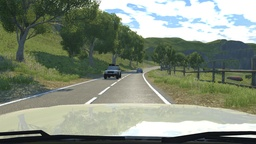
#> input picture dashcam_view_1.jpg, 256 x 144 px, shrunk from 1920 x 1080 before the run, found by its file name
$ python 170214B.py
#> lines starting #> are read from the running program, lines starting #| are printed output that depends on the picture; after the words box and inside, x2 and y2 are one past the last pixel; in counts of white or black regions, pixels touching at a corner belong together

import cv2
import sys
import math
import numpy as np


# [7 lines left out: function wrap, not called in this run]

def bilinearInterpolation(img, h, w): #img - image, h, w - expected height and width

    print("Scaling...")

    scaledImg = np.empty([h, w])

    initial_h = img.shape[0]
    initial_w = img.shape[1]

    xratio = float(initial_w - 1)/(w - 1)
    yratio = float(initial_h - 1)/(h - 1)

    for i in range(h):
        for j in range(w):
            xl = math.floor(xratio*j)
            yl = math.floor(yratio*i)
            xh = math.ceil(xratio*j)
            yh = math.ceil(yratio*i)

            wx = (xratio * j) - xl
            wy = (yratio * i) - yl

            a,b,c,d = img[yl][xl],img[yl][xh],img[yh][xl],img[yh][xh]

            x = a*(1-wx) + b*wx
            y = c*(1-wx) + d*wx

            zpixel = (x*(1-wy)) + (y*wy)

            scaledImg[i][j] = zpixel/255.0

    print("Scaling - done!")
    return scaledImg

def normalization(img): #normalizing

    normalizedImg = np.empty([len(img), len(img[0])]) #initializing matrix to store normalized image

    print("Normalizing...")
    flatten= []
    for i in img:
        for j in i:
            flatten.append(j)
    mean = sum(flatten)/len(flatten)

    denominator = max(flatten)-min(flatten)

    for a in range(len(img)):
        for b in range(len(img[0])):
            normalizedImg[a][b] = (img[a][b]-mean)/denominator   #normalize individual pixels

    #shifting the normalized image

    shiftedImg = np.empty([len(img), len(img[0])])

    normalized_flatten= []
    for i in normalizedImg:
        for j in i:
            normalized_flatten.append(j)
    min_normalized = min(normalized_flatten)
    for x in range(len(img)):
        for y in range(len(img[0])):
            shiftedImg[x][y] = normalizedImg[x][y] - min_normalized

    #contrast streching
    print("Contrast streching...")

    contrastStrechedImg = np.empty([len(img), len(img[0])])

    shifted_flatten = []
    for i in shiftedImg:
        for j in i:
            shifted_flatten.append(j)
    max_shifted = max(shifted_flatten)
    for u in range(len(img)):
        for v in range(len(img[0])):
            contrastStrechedImg[u][v] = (shiftedImg[u][v] /  max_shifted )

    print("Intensity normalized!")
    return contrastStrechedImg

def linearFilter(mask, img):

    print("applying linear filter...")

    offset = len(mask)//2

    filteredImage = []

    for i in range(offset, len(img)-offset):
        filteredRow = []
        for j in range(offset, len(img[0])-offset):
            val = 0
            for x in range(len(mask)):
                for y in range(len(mask)):
                    xn = i + x - offset
                    yn = j + y - offset
                    val += (img[xn][yn] * mask[x][y])
            filteredRow.append(val)
        filteredImage.append(filteredRow)
    print("linear filter applied!")
    return filteredImage

def np_wrap(img):  # wrap around the edge pixels
    print("wrapping edge pixels...")
    np.insert(img, 0, img[-1])
    np.append(img, img[1])

    for a in range (len(img)-2):
        np.insert(img, 0, img[a][-1])
        np.append(img, img[a][1])
    return(img)

def nonLinearFilter(img, mask):
    print("applying non linear filter...")

    offset = len(mask)//2
    filteredImg = []

    #img = np_wrap(img)

    for i in range(offset, len(img)-offset):
        filteredRow = []
        for j in range(offset, len(img[0])-offset):
            val = 0
            valarr = []
            for x in range(len(mask)):
                for y in range(len(mask)):
                    xn = i+x-offset
                    yn = j+y-offset
                    val = img[xn][yn]
                    valarr.append(val)
            valarr.sort()
            filteredRow.append(valarr[(len(valarr)-1)//2])
        filteredImg.append(filteredRow)
    print("non linear filter applied!")
    return filteredImg

def getGaussianKernel(sigma, size): # generate the gaussian kernel
    kernel = [[0.0]*size for i in range(size)]

    h = size//2
    w = size//2

    for x in range(-h, h+1):
        for y in range(-w, w+1):
            normal = 1 / (2.0 * math.pi * sigma**2)
            hx = math.exp(-(x ** 2 + y ** 2) / (2 * sigma ** 2))

            kernel[x+h][y+w] = hx*normal

    return kernel

def applyFilter(img, mask): #apply filter, mask to img
    offset = len(mask)//2
    outputImg = []

    for i in range(offset, len(img)-offset):
        outputRow = []
        for j in range(offset, len(img[0])-offset):
            val = 0
            for x in range(len(mask)):
                for y in range(len(mask)):
                    xn = i+x-offset
                    yn = j+y-offset
                    val += (img[xn][yn] * mask[x][y])
            outputRow.append(val)
        outputImg.append(outputRow)
    return outputImg

#apply sobel filters
def sobel(img):
    sobelX = [[-1,0,1],[-2,0,2],[-1,0,1]]
    sobelY = [[1,2,1],[0,0,0],[-1,-2,-1]]

    #wrapedgradientEstimationX = wrap(img)
    gradientEstimationX = applyFilter(img, sobelX)

    #wrapedgradientEstimationY = wrap(gradientEstimationX)
    gradientEstimationY = applyFilter(img, sobelY)

    #print(len(gradientEstimationX), len(gradientEstimationX[0]), len(gradientEstimationY), len(gradientEstimationY[0]))

    gradArray = []
    epsilon = 0.00000000001

    angleMatrixRow = [0] * len(gradientEstimationY[0])
    angleMatrix = []
    for i in range(len(gradientEstimationY)):
        angleMatrix.append(angleMatrixRow)

    #generate matrices
    for i in range(len(gradientEstimationX)):
        gradRow = []
        angleRow = []
        for j in range(len(gradientEstimationX[i])):

            grad = math.sqrt(gradientEstimationX[i][j]**2 + gradientEstimationY[i][j]**2)
            theta = math.degrees(math.atan((gradientEstimationY[i][j]*1.0)/(gradientEstimationX[i][j]+epsilon)))

            gradRow.append(grad)
            angleRow.append(theta)

        gradArray.append(gradRow)
        angleMatrix.append(angleRow)

    return gradArray, angleMatrix

def nonMaxSuppression(img, angles): #non maxima suppression
  M, N = img.shape
  suppressedImg = np.zeros((M,N))
  for i in range(1,M-1):
      for j in range(1, N - 1):
          if (0 <= angles[i, j] < 22.5) or (157.5 <= angles[i, j] <= 180):
              val = max(img[i, j+1], img[i, j-1])
          elif (22.5 <= angles[i, j] < 67.5):
              val = max(img[i+1, j-1], img[i-1, j+1])
          elif (67.5 <= angles[i, j] < 112.5):
              val = max(img[i+1, j], img[i-1, j])
          elif (112.5 <= angles[i,j] < 157.5):
              val = max(img[i-1, j-1], img[i+1, j+1])

          if img[i, j] >= val:
            suppressedImg[i, j] = img[i, j]
          else:
            suppressedImg[i, j] = 0

  return suppressedImg

def cannyEdgeDetection(img):
    print("Applying canny edge detection...")

    #Filter noise using gaussian filtering
    kernel = getGaussianKernel(1.4,5) #getting the gaussian kernel, parametes - (sigma, size)

    image_height = len(img)
    image_width = len(img[0])

    gaussianNoiseFiltered = applyFilter(img, kernel)

    wrapped_gaussianNoiseFiltered = np_wrap(gaussianNoiseFiltered)
    gradient, theta = sobel(wrapped_gaussianNoiseFiltered)

    maximum_gradient = 0
    for i in gradient:
        if(max(i)>=maximum_gradient):
            maximum_gradient = max(i)

    lowerThreshold = maximum_gradient * 0.025
    upperThreshold = maximum_gradient * 0.5

    nonmaxsupImg = nonMaxSuppression(np.array(gradient), np.array(theta))

    #apply double threshold

    ids =  [[0.0]*image_width]*image_height

    for i in range(image_width):
        for j in range(image_height):
            try:
                z = nonmaxsupImg[j][i]
                if z < lowerThreshold:  #ignore
                    nonmaxsupImg[j][i]= 0
                elif upperThreshold > z >= lowerThreshold:  #weak pixel
                    ids[j][i]= 1
                else:   #strong pixel
                    ids[j][i]= 2
            except IndexError:
                pass

    print("Canny edge detection - done!")
    return nonmaxsupImg

#Hough transform

def houghTransform(img):
    print("Applying hough transform...")
    imageheight = len(img)
    imagewidth = len(img[0])

    diagonal = math.ceil(math.sqrt(imageheight**2+imagewidth**2))

    thetarange =(0, 90)
    rhorange = (-diagonal,diagonal)

    thetaVals1 = [i for i in range(120,150)]
    thetaVals2 = [i for i in range(30,60)]

    thetaVals = thetaVals1 + thetaVals2

    houghspace = [[0]*(thetarange[1]-thetarange[0])]*(rhorange[1]-rhorange[0])

    for i in range(imageheight):
        for j in range(imagewidth):
            pixelVal = img[i][j]
            if(pixelVal!=0):
                for theta in thetaVals:
                    rhoVal = round(j*math.cos(math.radians(theta)) + i*math.sin(math.radians(theta)))
                    houghspace[rhoVal][theta] += 1  #increase hits

    hits = []

    for row in range(len(houghspace)):
        for i in  range(len(houghspace[row])):
            hits.append((row,i,houghspace[row][i]))

    thresh = 70
    maxHoughSpace = list(filter(lambda x: x[2]>=thresh, hits))  #if number of hits are greater than the threshold
    output = [[0]*imagewidth for i in range(imageheight)]

    for i in range(imageheight):
        for j in range(imagewidth):
            print(i,j)
            pixel = img[i][j]
            if(pixel!=0):
                for k in maxHoughSpace:
                    rho = round(j*math.cos(math.radians(k[1])) + i*math.sin(math.radians(k[1])))
                    if(rho == k[0]):
                        output[i][j] = 255

    print("Hough transform applied!")
    return output

#mark the lane in red - not functioning properly but attempted
# [37 lines left out: functions drawRedLine, regionGrow, not called in this run]

#main function
def main_170214B():
    filename = "dashcam_view_1" + ".JPG"   #enter image name here
    #filename = "low" + ".JPG"

    img = cv2.imread(filename, 0)   # image will process after converting it to grey scale
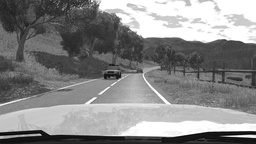
#> img: shape (144, 256); min 1, max 255, mean 134.7

    if(img is None):
        print("Invalid image name")
        sys.exit()

    cv2.imshow("170214B - input image - img", img)
    cv2.waitKey(0)

    #apply bilinear interpolation
    img_h = img.shape[0]
#> img_h = 144
    img_w = img.shape[1]
#> img_w = 256
    scaled_image = bilinearInterpolation(img, int(img_h*0.8), int(img_w*0.8))
#> after the loop in bilinearInterpolation, `for i in range(h):`:
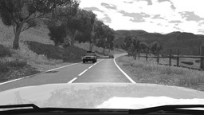
#> scaledImg: shape (115, 204) float64; min 0.0234, max 1, mean 0.528
    np_scaledImage = np.array(scaled_image)
    cv2.imshow("170214B - scaled image - scaled_image", np_scaledImage)
    cv2.waitKey(0)
    #cv2.imwrite("scaled image.jpg", np_scaledImage)

    #normalizing intensity
    normalized = normalization(scaled_image)
#> in normalization, `normalizedImg = np.empty([len(img), len(img[0])])`:
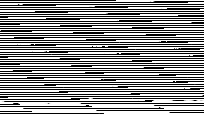
#> normalizedImg: shape (115, 204) float64; 44.66% of the values are NaN or infinite; the others: min -1.8e+308, max -6.92e+303, mean -inf; drawn with min black, max white, NaN and infinite black
#> the loop in normalization, `for i in img:` made 115 passes
#> after the loop in normalization, `for i in img:`: flatten = 23460 items
#> in normalization, `mean = sum(flatten)/len(flatten)`: mean = 0.528
#> in normalization, `denominator = max(flatten)-min(flatten)`: denominator = 0.977
#> the loop in normalization, `for a in range(len(img)):` made 115 passes
#> the loop in normalization, `for i in normalizedImg:` made 115 passes
#> after the loop in normalization, `for i in normalizedImg:`: normalized_flatten = 23460 items
#> in normalization, `min_normalized = min(normalized_flatten)`: min_normalized = -0.517
#> the loop in normalization, `for x in range(len(img)):` made 115 passes
#> the loop in normalization, `for i in shiftedImg:` made 115 passes
#> after the loop in normalization, `for i in shiftedImg:`: shifted_flatten = 23460 items
#> in normalization, `max_shifted = max(shifted_flatten)`: max_shifted = 1
#> the loop in normalization, `for u in range(len(img)):` made 115 passes
    np_normalizedImage = np.array(normalized)
    cv2.imshow("170214B - normalized image - intensity_normalized", np_normalizedImage)
    cv2.waitKey(0)

    #non linear filter (median) - because there are irregularities in the white lines on the road (salt and pepper noise), the median filter is applied to remove salt and pepper noise
    median_mask = [[1,1,1,1,1],[1,1,1,1,1],[1,1,1,1,1],[1,1,1,1,1],[1,1,1,1,1]] #size 5
    #median_mask = [[1,1,1],[1,1,1],[1,1,1]] #size 3
    wrapped_normalized = np_wrap(normalized)
#> the loop in np_wrap, `for a in range (len(img)-2):` made 113 passes
    nonlinear_filter_applied_image = nonLinearFilter(wrapped_normalized, median_mask)
#> the loop in nonLinearFilter, `for i in range(offset, len(img)-offset):` made 111 passes
#> after the loop in nonLinearFilter, `for i in range(offset, len(img)-offset):`: filteredImg = 111 items
#> nonlinear_filter_applied_image = 111 items
    np_nonlinear_filter_applied = np.array(nonlinear_filter_applied_image)
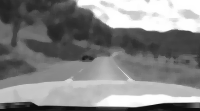
#> np_nonlinear_filter_applied: shape (111, 200) float64; min 0.048, max 1, mean 0.52
    cv2.imshow("170214B - non linear filter applied image - nonlinear_filter_applied_image", np_nonlinear_filter_applied)
    cv2.waitKey(0)
    #cv2.imwrite("non linear filter applied image.jpg", np_nonlinear_filter_applied)

    #applying a linear filter (gaussian filter)
    #gaussian_mask = [[0.0625, 0.125, 0.0625],[0.125, 0.25, 0.125],[0.0625, 0.125, 0.0625]]  #3*3 gaussian kernel
    gaussian_mask = getGaussianKernel(1.5, 3)
    #linear_filter_applied = linearFilter(gaussian_mask, scaled_image)
    wrapped_nonlinear_filter_applied_image = np_wrap(nonlinear_filter_applied_image)
#> the loop in np_wrap (call 2), `for a in range (len(img)-2):` made 109 passes
#> wrapped_nonlinear_filter_applied_image = 111 items
    linear_filter_applied = linearFilter(gaussian_mask, wrapped_nonlinear_filter_applied_image)
#> the loop in linearFilter, `for i in range(offset, len(img)-offset):` made 109 passes
#> after the loop in linearFilter, `for i in range(offset, len(img)-offset):`: filteredImage = 109 items
#> linear_filter_applied = 109 items
    np_linear_filter_applied = np.array(linear_filter_applied)
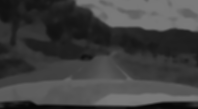
#> np_linear_filter_applied: shape (109, 198) float64; min 0.024, max 0.479, mean 0.25
    cv2.imshow("170214B - linear filter applied image - linear_filter_applied", np_linear_filter_applied)
    cv2.waitKey(0)
    #cv2.imwrite("linear filter applied image.jpg", np_linear_filter_applied)

    wrapped_linear_filter_applied = np_wrap(linear_filter_applied)
#> wrapped_linear_filter_applied = 109 items
    cannyEdgeDetectionAdded_img = cannyEdgeDetection(wrapped_linear_filter_applied)   #apply canny edge detection
#> in cannyEdgeDetection, `image_height = len(img)`: image_height = 109
#> in cannyEdgeDetection, `image_width = len(img[0])`: image_width = 198
#> the loop in applyFilter, `for i in range(offset, len(img)-offset):` made 105 passes
#> after the loop in applyFilter, `for i in range(offset, len(img)-offset):`: outputImg = 105 items
#> the loop in applyFilter (call 2), `for i in range(offset, len(img)-offset):` made 103 passes
#> in sobel, `gradientEstimationX = applyFilter(img, sobelX)`: gradientEstimationX = 103 items
#> in sobel, `angleMatrixRow = [0] * len(gradientEstimationY[0])`: angleMatrixRow = 192 values from 0 to 0
#> the loop in sobel, `for i in range(len(gradientEstimationY)):` made 103 passes
#> after the loop in sobel, `for i in range(len(gradientEstimationY)):`: angleMatrix = 103 items
#> the loop in sobel, `for i in range(len(gradientEstimationX)):` made 103 passes
#> after the loop in sobel, `for i in range(len(gradientEstimationX)):`: angleMatrix = 206 items; gradArray = 103 items
#> in cannyEdgeDetection, `gradient, theta = sobel(wrapped_gaussianNoiseFiltered)`: theta = 206 items
#> the loop in cannyEdgeDetection, `for i in gradient:` made 103 passes
#> maximum_gradient on passes 1, 9, 10, 21, 22, 23, 25, 26, 27, 99, 100, 101: 0.432, 0.454, 0.473, 0.492, 0.514, 0.523, 0.529, 0.543, 0.588, 0.707, 0.742, 0.743
#> after the loop in cannyEdgeDetection, `for i in gradient:`: maximum_gradient = 0.743
#> in cannyEdgeDetection, `lowerThreshold = maximum_gradient * 0.025`: lowerThreshold = 0.0186
#> in cannyEdgeDetection, `upperThreshold = maximum_gradient * 0.5`: upperThreshold = 0.371
#> in nonMaxSuppression, `suppressedImg = np.zeros((M,N))`: suppressedImg: shape (103, 192) float64; every value is 0
#> after the loop in nonMaxSuppression, `for i in range(1,M-1):`:
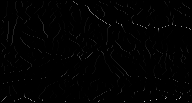
#> suppressedImg: shape (103, 192) float64; min 0, max 0.743, mean 0.00684
#> in cannyEdgeDetection, `ids =  [[0.0]*image_width]*image_height`: ids = 109 items
#> after the loop in cannyEdgeDetection, `for i in range(image_width):`: nonmaxsupImg: shape (103, 192) float64; 1.63% of pixels changed, all inside (x1, y1, x2, y2) = (1, 1, 191, 98)
    np_cannyEdgeDetectionAdded_img = np.array(cannyEdgeDetectionAdded_img)
    cv2.imshow("170214B - Canny edge detection added Image", np_cannyEdgeDetectionAdded_img)
    cv2.waitKey(0)

    houghTransformAppliedImg = houghTransform(cannyEdgeDetectionAdded_img)
#> in houghTransform, `imageheight = len(img)`: imageheight = 103
#> in houghTransform, `imagewidth = len(img[0])`: imagewidth = 192
#> in houghTransform, `diagonal = math.ceil(math.sqrt(imageheight**2+imagewidth**2))`: diagonal = 218
#> in houghTransform, `rhorange = (-diagonal,diagonal)`: rhorange = (-218, 218)
#> in houghTransform, `houghspace = [[0]*(thetarange[1]-thetarange[0])]*(rhorange[1]-rhorange..`: houghspace = 436 items

    np_hough_applied = np.array(houghTransformAppliedImg, dtype=np.uint8)
    cv2.imshow("170214B - hough transform", np_hough_applied)
    cv2.waitKey(0)

    redLineMarkedImg = drawRedLine(scaled_image, houghTransformAppliedImg)
    np_redmark = np.array(redLineMarkedImg)
    cv2.imshow("170214B - lanes marked in red image", np_redmark)
    cv2.waitKey(0)


#> (the run stopped early here; a loop or call above may not have finished)

$ run again, with linear filter applied.png saved as dashcam_view_1.jpg
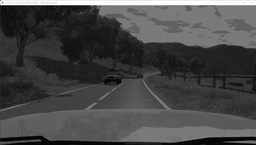
#> input picture linear filter applied.png, 256 x 145 px, shrunk from 1912 x 1080 before the run, found by its file name
#> the loop in normalization, `for i in img:` made 116 passes
#> after the loop in normalization, `for i in img:`: flatten = 23664 items
#> mean = 0.28
#> denominator = 1
#> the loop in normalization, `for a in range(len(img)):` made 116 passes
#> the loop in normalization, `for i in normalizedImg:` made 116 passes
#> after the loop in normalization, `for i in normalizedImg:`: normalized_flatten = 23664 items
#> min_normalized = -0.28
#> the loop in normalization, `for x in range(len(img)):` made 116 passes
#> the loop in normalization, `for i in shiftedImg:` made 116 passes
#> after the loop in normalization, `for i in shiftedImg:`: shifted_flatten = 23664 items
#> max_shifted = 1
#> the loop in normalization, `for u in range(len(img)):` made 116 passes
#> the loop in np_wrap, `for a in range (len(img)-2):` made 114 passes
#> the loop in nonLinearFilter, `for i in range(offset, len(img)-offset):` made 112 passes
#> after the loop in nonLinearFilter, `for i in range(offset, len(img)-offset):`: filteredImg = 112 items
#> the loop in np_wrap (call 2), `for a in range (len(img)-2):` made 110 passes
#> the loop in linearFilter, `for i in range(offset, len(img)-offset):` made 110 passes
#> after the loop in linearFilter, `for i in range(offset, len(img)-offset):`: filteredImage = 110 items
#> in main_170214B, `np_linear_filter_applied = np.array(linear_filter_applied)`:
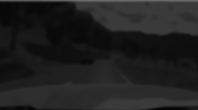
#> np_linear_filter_applied: shape (110, 198) float64; min 0.0143, max 0.421, mean 0.128
#> image_height = 110
#> image_width = 198
#> the loop in applyFilter, `for i in range(offset, len(img)-offset):` made 106 passes
#> after the loop in applyFilter, `for i in range(offset, len(img)-offset):`: outputImg = 106 items
#> the loop in applyFilter (call 2), `for i in range(offset, len(img)-offset):` made 104 passes
#> gradientEstimationX = 104 items
#> angleMatrixRow = 192 values from 0 to 0
#> the loop in sobel, `for i in range(len(gradientEstimationY)):` made 104 passes
#> after the loop in sobel, `for i in range(len(gradientEstimationY)):`: angleMatrix = 104 items
#> the loop in sobel, `for i in range(len(gradientEstimationX)):` made 104 passes
#> after the loop in sobel, `for i in range(len(gradientEstimationX)):`: angleMatrix = 208 items; gradArray = 104 items
#> theta = 208 items
#> the loop in cannyEdgeDetection, `for i in gradient:` made 104 passes
#> maximum_gradient on passes 1, 104: 0.343, 0.35
#> after the loop in cannyEdgeDetection, `for i in gradient:`: maximum_gradient = 0.35
#> lowerThreshold = 0.00874
#> upperThreshold = 0.175
#> after the loop in nonMaxSuppression, `for i in range(1,M-1):`:
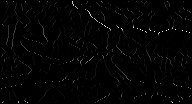
#> suppressedImg: shape (104, 192) float64; min 0, max 0.28, mean 0.0032; drawn with min black and max white
#> ids = 110 items
#> imageheight = 104
#> imagewidth = 192
#> diagonal = 219
#> rhorange = (-219, 219)
#> houghspace = 438 items
